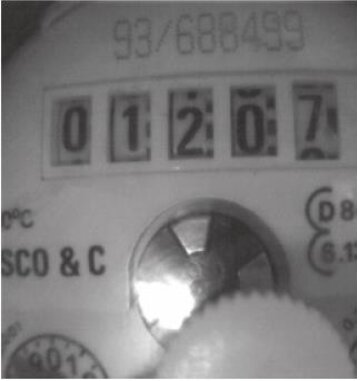
#> input picture Images/compteur.jpg, 361 x 381 px
$ python tp2_exo3.py
#> lines starting #> are read from the running program, lines starting #| are printed output that depends on the picture; after the words box and inside, x2 and y2 are one past the last pixel; in counts of white or black regions, pixels touching at a corner belong together
import cv2

img1 = cv2.imread('Images/compteur.jpg')
#> img1 is the input picture: shape (381, 361, 3); mean B, G, R 123.1, 122.6, 123.6

# Cas 1 : Binarisation avec la fonction prédéfinie de cv2
# Syntaxe :
# ret, image_binaire = cv2.threshold(image, seuil, valeur_max, type)

ret, imgb1 = cv2.threshold(img1, 80, 255, cv2.THRESH_BINARY)
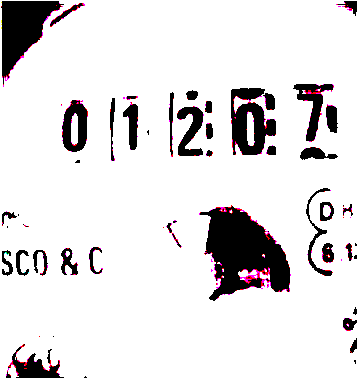
#> imgb1: shape (381, 361, 3); mean B, G, R 224, 222.8, 225.2
cv2.imshow('cas1', imgb1)
cv2.waitKey(0)

#Cas2 : Binarisation manuelle

imgb2=img1.copy()
imgb2 = cv2.cvtColor(imgb2, cv2.COLOR_BGR2GRAY)
h,w =img1.shape[:2]
#> h = 381; w = 361
for i in range(h) :
     for j in range(w):
         if imgb2[i,j]<=80 :
             imgb2[i,j]=0
         else:
                 imgb2[i,j]=255
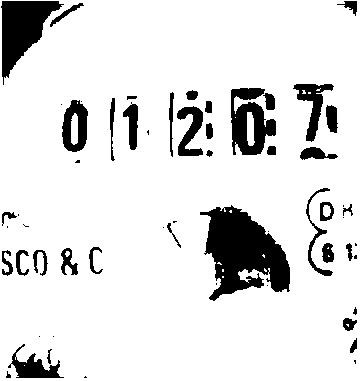
#> imgb2: shape (381, 361); 87.8% white; 58 black regions (20 under 20 px), largest, box (x1, y1, x2, y2) and area: (200, 205, 290, 301) 4994, (1, 1, 64, 85) 2525, (231, 88, 276, 155) 1820

cv2.imshow('cas 2', imgb2)
cv2.waitKey(0)

$ run again, with Images/bateau.jpg copied over Images/compteur.jpg
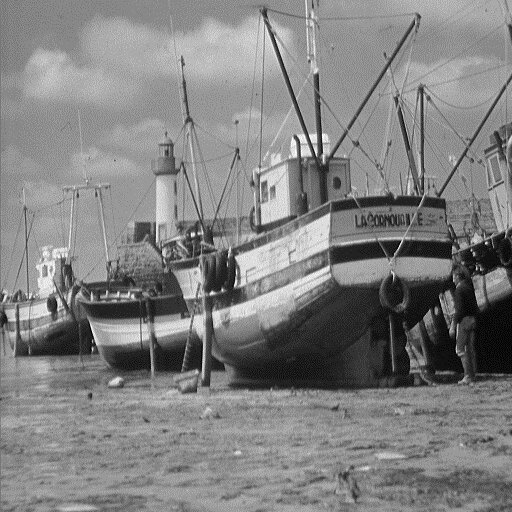
#> input picture Images/bateau.jpg, 512 x 512 px
#> img1 is the input picture: shape (512, 512, 3); min 0, max 255, mean 129.2
#> `ret, imgb1 = cv2.threshold(img1, 80, 255, cv2.THRESH_BINARY)`:
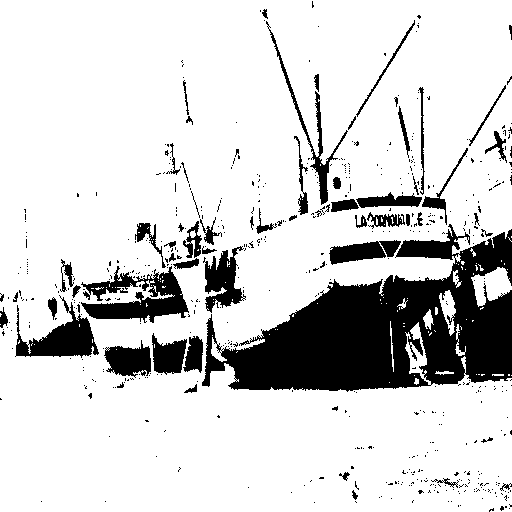
#> imgb1: shape (512, 512, 3); 82.7% white; 570 black regions (510 under 20 px), largest, box (x1, y1, x2, y2) and area: (202, 224, 512, 392) 26795, (81, 266, 189, 323) 3036, (15, 295, 99, 358) 2124

$ run again, with Images/BoatsColor.bmp saved as Images/compteur.jpg
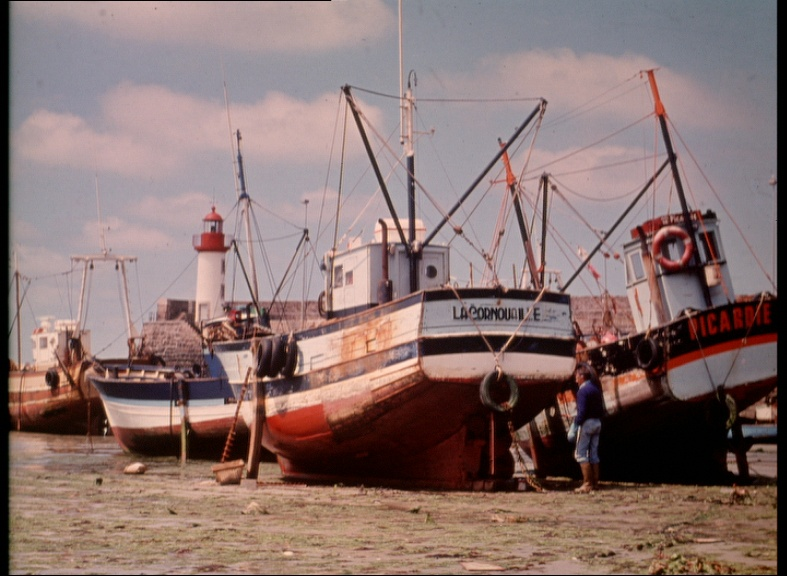
#> input picture Images/BoatsColor.bmp, 787 x 576 px
#> img1 is the input picture: shape (576, 787, 3); mean B, G, R 111.7, 114.7, 137.3
#> `imgb2 = cv2.cvtColor(imgb2, cv2.COLOR_BGR2GRAY)`:
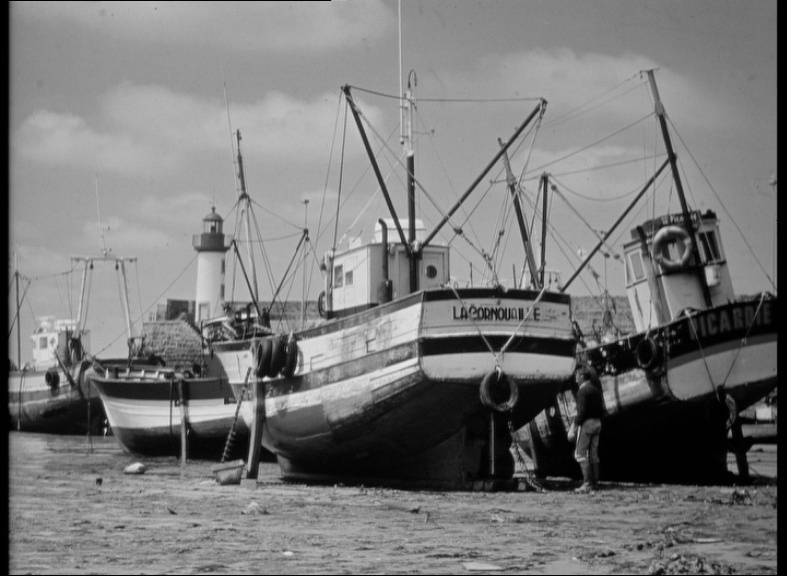
#> imgb2: shape (576, 787); min 0, max 231, mean 121.1
#> after the loop `for i in range(h) :`:
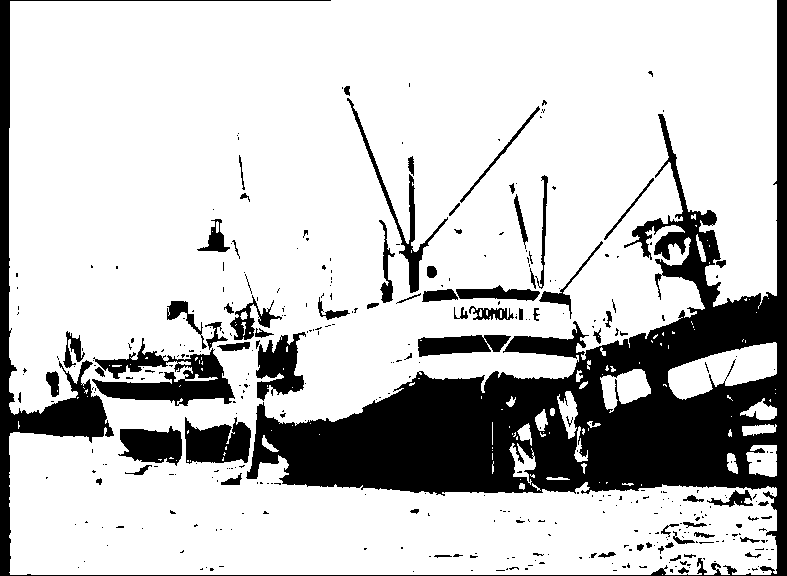
#> imgb2: shape (576, 787); 77.9% white; 384 black regions (306 under 20 px), largest, box (x1, y1, x2, y2) and area: (0, 0, 787, 576) 76605, (92, 338, 235, 406) 4237, (185, 417, 251, 464) 2261

$ run again, with Images/Brain1.pgm saved as Images/compteur.jpg
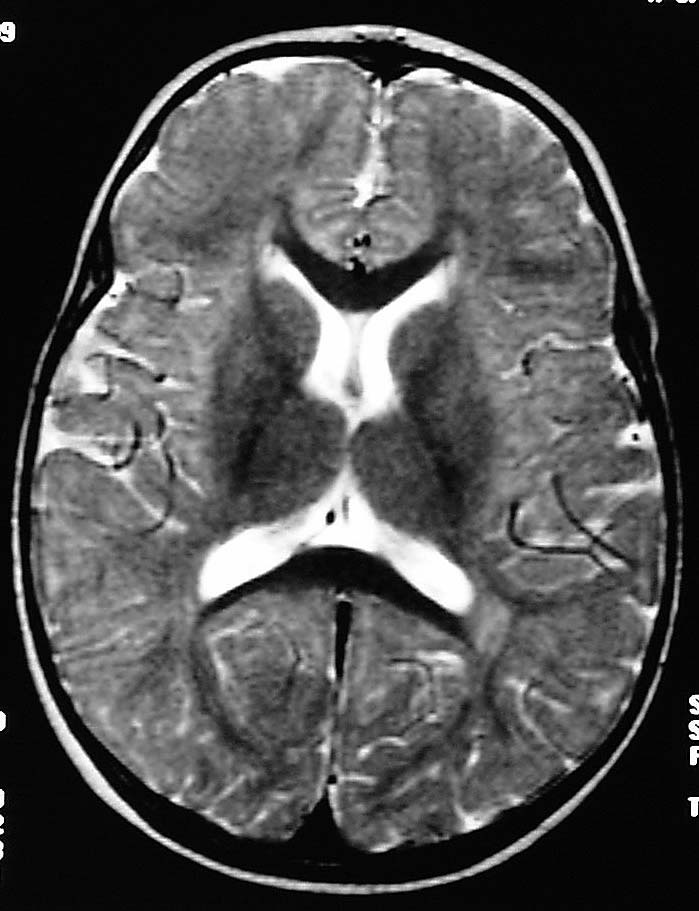
#> input picture Images/Brain1.pgm, 699 x 911 px
#> img1 is the input picture: shape (911, 699, 3); min 0, max 255, mean 79.8
#> `ret, imgb1 = cv2.threshold(img1, 80, 255, cv2.THRESH_BINARY)`:
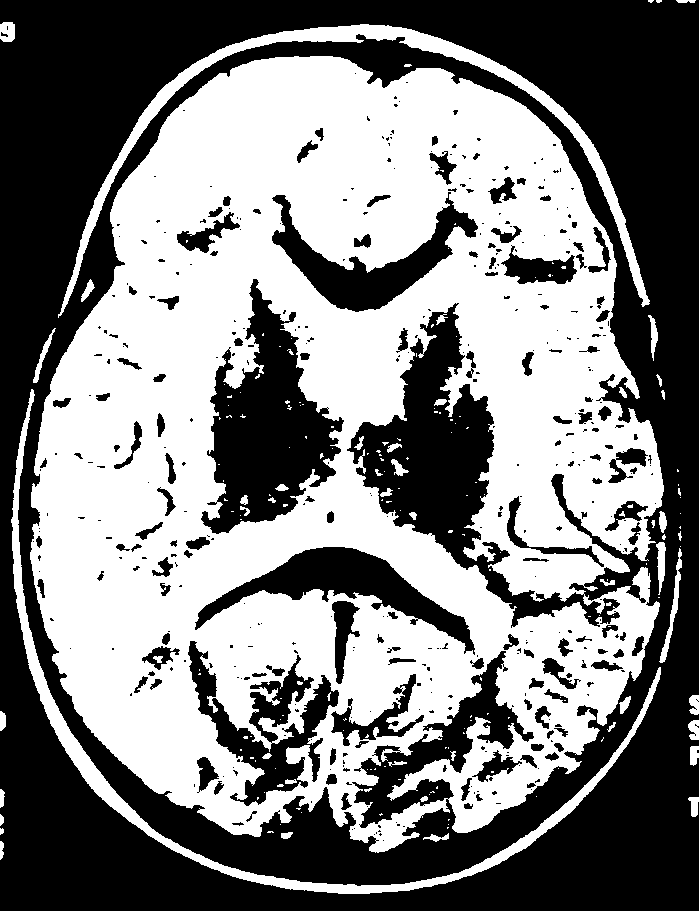
#> imgb1: shape (911, 699, 3); 50.2% white; 431 black regions (293 under 20 px), largest, box (x1, y1, x2, y2) and area: (0, 0, 699, 911) 255239, (201, 279, 344, 534) 17566, (195, 547, 475, 655) 8485
